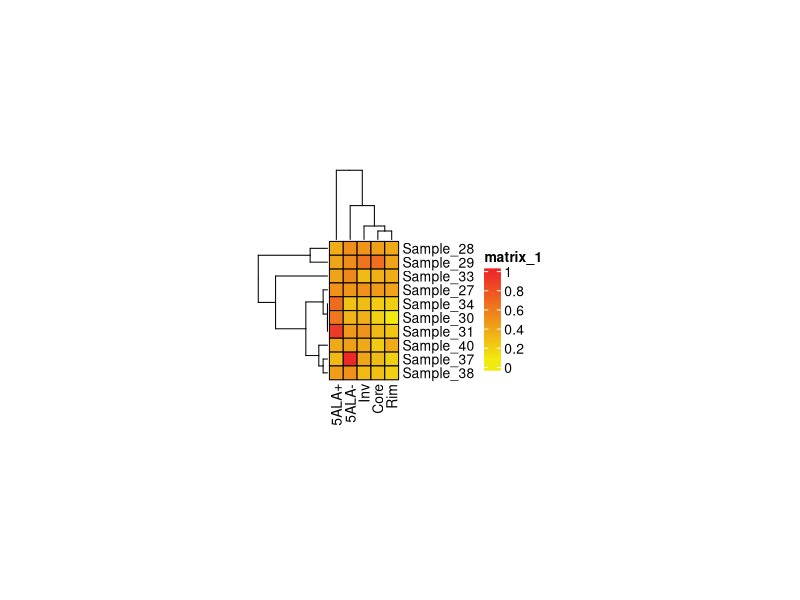

Reproduce this figure in R. (Note: this script raises an error after producing the figure.)
library(pheatmap)
library(readxl)
library(RColorBrewer)
library(viridis)
library(ComplexHeatmap)
library(openxlsx)


# Figure 5A
mat = read.xlsx("5A.xlsx",rowNames = T)

ComplexHeatmap::pheatmap(mat,  show_colnames = T,cluster_rows = T,
         fontsize_row = 10, fontsize_col = 10,
         clustering_distance_cols = 'spearman', 
         clustering_distance_rows = 'spearman',
         cellwidth = 10, cellheight = 10, border_color = 'black',
         color = colorRampPalette(c("#f2ea0f","#ee2829"))(100))


# Figure 5B
jitter = read.csv('5B.csv')
attach(jitter)
names(jitter)

level_order = c('Core', 'Rim', 'Inv',	'5ALA-', '5ALA+', 'Classical',
                'Mesenchymal', 'Neural', 'Proneural')

ggplot(jitter, aes(x = factor(Condition, level = level_order),
                   y = StemnessScore, fill = Condition))+
  stat_summary(fun.y='mean', geom='bar', colour="black") +
  scale_fill_manual(values = c("#71cac7","#e46141","#d3942b","#f6f8f7",
                               "#fed66a","#93ab3c",
                               "#31b34a","#ea0d8d","#f9aa8c"))+
  geom_jitter()+
  theme_bw() + facet_grid(~Source, scales = "free", space = "free_x") +
  theme(axis.text.x = element_text(angle = 90))+
  xlab("") + theme(legend.position = "none")
